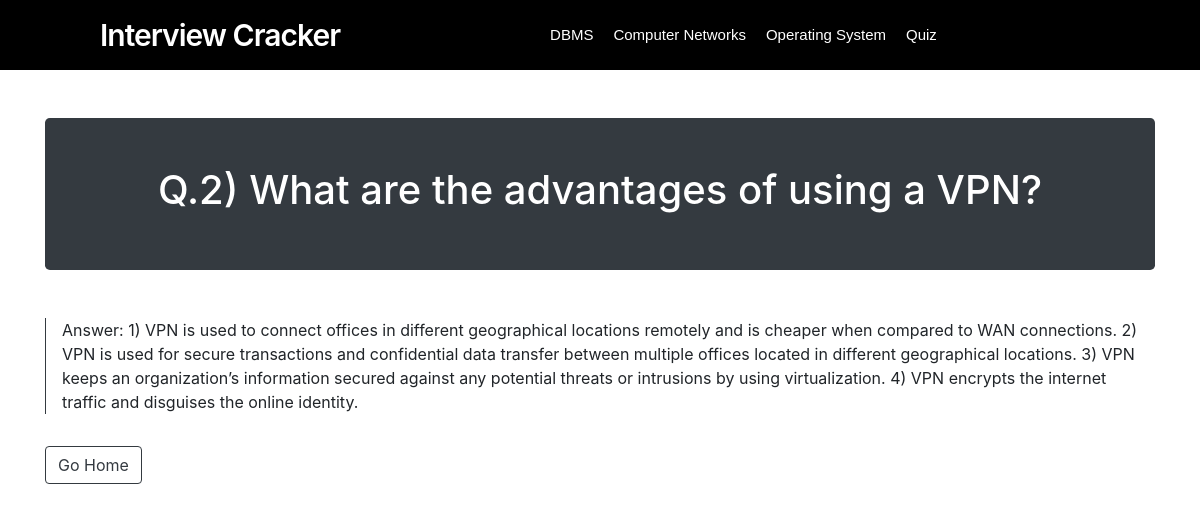
Page /Login-registration-System-PHP-and-MYSQL/view.php?id=2 on the committed database.
### tables this page shows
CREATE TABLE `content_db` (
  `id` int(11) NOT NULL,
  `title` longtext NOT NULL,
  `content` longtext NOT NULL
);

### Login-registration-System-PHP-and-MYSQL/Dbms/content.php (called while the page is built, shortened)
<?php
    $conn = mysqli_connect("localhost", "root", "", "login_db");
    if(isset($_REQUEST['id'])){
        $id = $_REQUEST['id'];
        $sql = "SELECT * FROM content_db WHERE id = $id";
        $query = mysqli_query($conn, $sql);
    }
?>

### Login-registration-System-PHP-and-MYSQL/view.php (the view, shortened to what this page needs)
<?php
    include "./Dbms/content.php";
?>
<!DOCTYPE html>
<html lang="en">
<head>
    <link rel="stylesheet" href="https://stackpath.bootstrapcdn.com/bootstrap/4.5.2/css/bootstrap.min.css">
    <link rel="stylesheet" href="./styles/style.css">
</head>
<body>
    <nav>
        <div class="logo">
            Interview Cracker
        </div>
        <div class="nav-items">
            <li><a href="./Dbms/dbms.php">DBMS</a></li>
            <li><a href="#">Computer Networks</a></li>
            <li><a href="#">Operating System</a></li>
            <li><a href="#">Quiz</a></li>
        </div>
        <div class="searchbar">
            <div class="icon">
            </div>
        </div>
    </nav>
   <div class="container mt-5">
        <?php foreach($query as $q){?>
            <div class="bg-dark p-5 rounded-lg text-white text-center">
                <h1><?php echo $q['title'];?></h1>
            </div>
            <p class="mt-5 border-left border-dark pl-3"><?php echo $q['content'];?></p>
        <?php } ?>
        <a href="./Dbms/dbms.php" class="btn btn-outline-dark my-3">Go Home</a>
   </div>
</body>
</html>

### Login-registration-System-PHP-and-MYSQL/styles/style.css (style rules this page uses)
body { background-color: white; }
nav { background: #000000; display: flex; flex-wrap: wrap; align-items: center; justify-content: space-between; height: 70px; padding: 0 100px; }
nav .logo { color: #fff; font-size: 30px; font-weight: 600; letter-spacing: -1px; }
nav .nav-items { display: flex; flex: 1; padding: 0 0 0 200px; font-family:Arial, Helvetica, sans-serif; }
nav .nav-items li { list-style: none; padding: 0 10px; }
nav .nav-items li a { color: #fff; font-size: 15px; font-weight: 500; text-decoration: none; }
nav .searchbar { position: relative; }
nav .searchbar .icon { display: flex; position: absolute; top: 0; right: 0; width: 35px; height: 100%; background: none; border-radius: 3px; color: #fff; transition: all 0.5s 0.3s ease; }

### rows in the picture
content_db: title "Q.2) What are the advantages of using a VPN?", content "Answer: 1) VPN is used to connect offices in different geographical locations remotely and is cheaper when compared to WAN connections. 2) VPN is used for secure transactions and confidential data transfer between multiple offices located in different geographical locations. 3) VPN keeps an organization’s information secured against any potential threats or intrusions by using virtualization. 4) VPN encrypts the internet traffic and disguises the online identity."
